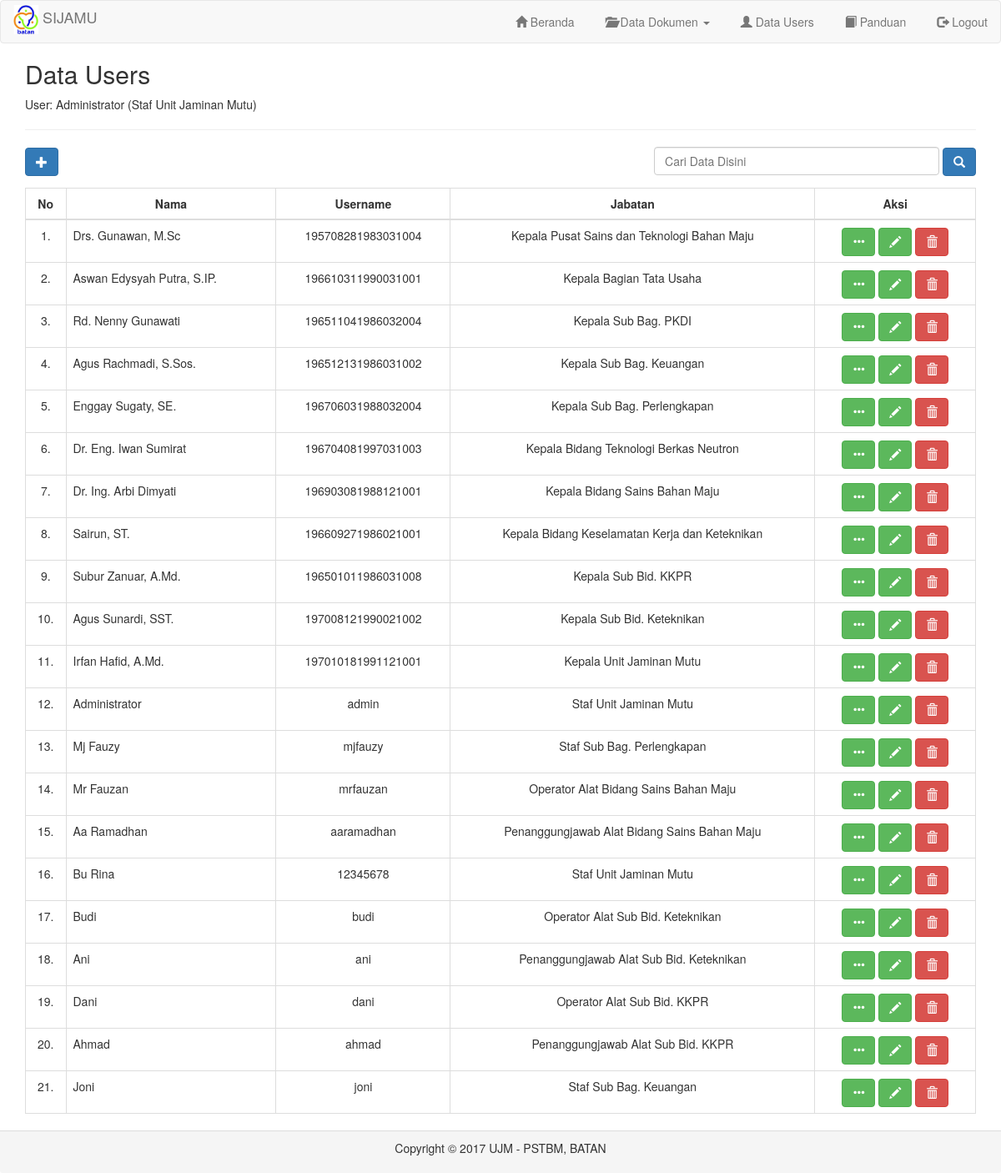
Screenshot of /on-admin/menu_data_user.php (signed in) with the database file from the repository.
### tables this page shows
CREATE TABLE `tbl_user` (
  `id` int(11) NOT NULL,
  `nama` varchar(50) NOT NULL,
  `jabatan` varchar(30) NOT NULL,
  `eselon` varchar(30) NOT NULL,
  `golongan` varchar(5) NOT NULL,
  `kode_org` varchar(30) NOT NULL,
  `username` varchar(50) NOT NULL,
  `password` varchar(255) NOT NULL,
  `level` enum('admin','user') NOT NULL,
  `last_login` varchar(30) NOT NULL
);

CREATE TABLE `tbl_organisasi` (
  `id` int(11) NOT NULL,
  `kode_org` varchar(30) NOT NULL,
  `nama_org` text NOT NULL,
  `kode_salinan` varchar(30) NOT NULL
);

### on-admin/menu_data_user.php (the view, shortened to what this page needs)
<?php
require '_header.php';
?>
<div class="container">
  <h2>Data Users</h2>
  <p>User: <?php echo $_SESSION['nama']." (".$_SESSION['jabatan'].")" ?></p>
  <hr />
  <div class="form-group text-left" style="float: left;">
    <a href="#" class="btn btn-primary glyphicon glyphicon-plus" title="Tambah User" data-target="#ModalAdd" data-toggle="modal"></a>
  </div>
  <div class="form-group text-right">
    <form action="action" onsubmit="search(); return false;">
      <input class="form-control-sm" type="text" name="keyword" id="keyword" placeholder="Cari Data Disini" required />
      <button type="submit" class="btn btn-primary glyphicon glyphicon-search" title="Search Engine" style="margin-top: -5px;"></button>
    </form>
  </div>
<table id="mytable" class="table table-bordered">
    <thead>
      <th>No</th>
      <th>Nama</th>
      <th>Username</th>
      <th>Jabatan</th>
      <th>Aksi</th>
    </thead>
<?php
  include "../koneksi.php";
  $no = 0;
  $result = mysqli_query($connect,"SELECT * FROM tbl_user");
  if($result) {
    if($result->num_rows > 0) {
      while ($row = $result->fetch_object()) {
        $no++;
?>
        <tr class="text-center">
          <td><?php echo "$no."; ?></td>
          <td class="text-left"><?php echo $row->nama; ?></td>
          <td><?php echo $row->username; ?></td>
          <td>
            <?php
              $result_org = mysqli_query($connect,"SELECT nama_org FROM tbl_organisasi WHERE kode_org='$row->kode_org'");
              if($result_org->num_rows > 0) {
                $row_org = $result_org->fetch_object();
                echo $row->jabatan." ".$row_org->nama_org;
              }
            ?>
          </td>
          <td>
            <a href='#' class='open_modal_detail btn btn-success glyphicon glyphicon-option-horizontal' title="Details" id='<?php echo $row->id; ?>'></a>
            <a href='#' class='open_modal_edit btn btn-success glyphicon glyphicon-pencil' title="Edit" id='<?php echo $row->id; ?>'></a>
            <a href='#' onclick="confirm_modal('proses_delete_user.php?&id=<?php echo  $row->id; ?>');" class="btn btn-danger glyphicon glyphicon-trash" title="Delete" ></a>
          </td>
        </tr>
<?php
      }
    } else {
      echo "<tr>";
        echo "<td colspan='5' class='text-center'>Data Tidak Tersedia</td>";
      echo "</tr>";
    }
  }
?>
</table>
</div>
<?php
require '_footer.php';
?>

### rows the page displays
tbl_user: nama "Drs. Gunawan, M.Sc", username "195708281983031004", jabatan "Kepala", tbl_organisasi.nama_org "Pusat Sains dan Teknologi Bahan Maju"
tbl_user: nama "Aswan Edysyah Putra, S.IP.", username "196610311990031001", jabatan "Kepala", tbl_organisasi.nama_org "Bagian Tata Usaha"
tbl_user: nama "Rd. Nenny Gunawati", username "196511041986032004", jabatan "Kepala", tbl_organisasi.nama_org "Sub Bag. PKDI"
tbl_user: nama "Agus Rachmadi, S.Sos.", username "196512131986031002", jabatan "Kepala", tbl_organisasi.nama_org "Sub Bag. Keuangan"
tbl_user: nama "Enggay Sugaty, SE.", username "196706031988032004", jabatan "Kepala", tbl_organisasi.nama_org "Sub Bag. Perlengkapan"
tbl_user: nama "Dr. Eng. Iwan Sumirat", username "196704081997031003", jabatan "Kepala", tbl_organisasi.nama_org "Bidang Teknologi Berkas Neutron"
tbl_user: nama "Dr. Ing. Arbi Dimyati", username "196903081988121001", jabatan "Kepala", tbl_organisasi.nama_org "Bidang Sains Bahan Maju"
tbl_user: nama "Sairun, ST.", username "196609271986021001", jabatan "Kepala", tbl_organisasi.nama_org "Bidang Keselamatan Kerja dan Keteknikan"
tbl_user: nama "Subur Zanuar, A.Md.", username "196501011986031008", jabatan "Kepala", tbl_organisasi.nama_org "Sub Bid. KKPR"
tbl_user: nama "Agus Sunardi, SST.", username "197008121990021002", jabatan "Kepala", tbl_organisasi.nama_org "Sub Bid. Keteknikan"
tbl_user: nama "Irfan Hafid, A.Md.", username "197010181991121001", jabatan "Kepala", tbl_organisasi.nama_org "Unit Jaminan Mutu"
tbl_user: nama "Administrator", username "admin", jabatan "Staf", tbl_organisasi.nama_org "Unit Jaminan Mutu"
tbl_user: nama "Mj Fauzy", username "mjfauzy", jabatan "Staf", tbl_organisasi.nama_org "Sub Bag. Perlengkapan"
tbl_user: nama "Mr Fauzan", username "mrfauzan", jabatan "Operator Alat", tbl_organisasi.nama_org "Bidang Sains Bahan Maju"
tbl_user: nama "Aa Ramadhan", username "aaramadhan", jabatan "Penanggungjawab Alat", tbl_organisasi.nama_org "Bidang Sains Bahan Maju"
tbl_user: nama "Bu Rina", username "12345678", jabatan "Staf", tbl_organisasi.nama_org "Unit Jaminan Mutu"
tbl_user: nama "Budi", username "budi", jabatan "Operator Alat", tbl_organisasi.nama_org "Sub Bid. Keteknikan"
tbl_user: nama "Ani", username "ani", jabatan "Penanggungjawab Alat", tbl_organisasi.nama_org "Sub Bid. Keteknikan"
tbl_user: nama "Dani", username "dani", jabatan "Operator Alat", tbl_organisasi.nama_org "Sub Bid. KKPR"
tbl_user: nama "Ahmad", username "ahmad", jabatan "Penanggungjawab Alat", tbl_organisasi.nama_org "Sub Bid. KKPR"
tbl_user: nama "Joni", username "joni", jabatan "Staf", tbl_organisasi.nama_org "Sub Bag. Keuangan"

### other values shown
$_SESSION['nama'] "Administrator"
$_SESSION['jabatan'] "Staf Unit Jaminan Mutu"
